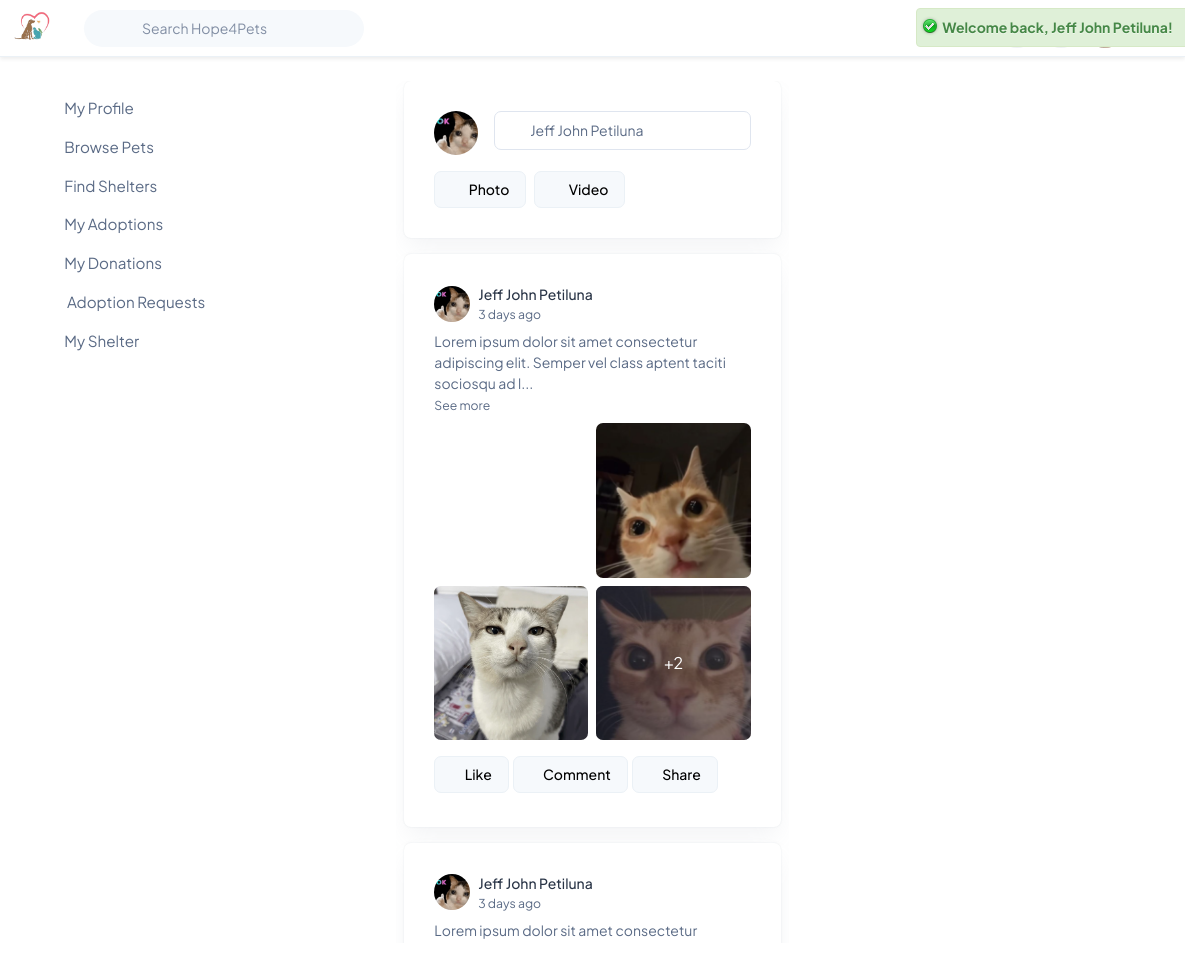
Screenshot of /public-users/views/index.php (signed in) with the database file from the repository.
### tables this page shows
CREATE TABLE `posts` (
  `id` bigint(20) UNSIGNED NOT NULL,
  `user_id` bigint(20) UNSIGNED NOT NULL,
  `pet_id` bigint(20) UNSIGNED DEFAULT NULL,
  `content` text DEFAULT NULL,
  `created_at` timestamp NOT NULL DEFAULT current_timestamp()
);

CREATE TABLE `users` (
  `id` bigint(20) UNSIGNED NOT NULL,
  `full_name` varchar(150) NOT NULL,
  `birthday` date DEFAULT NULL,
  `gender` enum('male','female','other','unspecified') DEFAULT 'unspecified',
  `email` varchar(255) NOT NULL,
  `password_hash` varchar(255) NOT NULL,
  `profile_photo` varchar(255) DEFAULT NULL,
  `location` varchar(255) DEFAULT NULL,
  `contact_number` varchar(50) DEFAULT NULL,
  `is_verified` tinyint(1) DEFAULT 0,
  `created_at` timestamp NOT NULL DEFAULT current_timestamp(),
  `updated_at` timestamp NOT NULL DEFAULT current_timestamp() ON UPDATE current_timestamp()
);

CREATE TABLE `post_photos` (
  `id` bigint(20) UNSIGNED NOT NULL,
  `post_id` bigint(20) UNSIGNED NOT NULL,
  `photo_path` varchar(500) NOT NULL
);

### public-users/include/profile_helpers.php (called while the page is built, shortened)
<?php
function resolve_profile_photo(?string $path): string {
    $path = trim($path);
    $normalized = str_replace('\\', '/', $path);
    $normalized = trim($normalized);
    $pos = stripos($normalized, 'storage/');
    if ($pos !== false) {
        $sub = substr($normalized, $pos);
        return '../../' . ltrim($sub, '/');
    }
    $normalized = preg_replace('#^(\.{1,2}/)+#', '', $normalized);
    $normalized = ltrim($normalized, '/');
    return '../../' . $normalized;
}
?>

### controllers/BaseController.php (called while the page is built, shortened)
<?php
require_once __DIR__ . '/../config/db-connection/db_connection.php';
abstract class BaseController {
    protected static ?mysqli $conn = null;
    protected static function db(): mysqli {
        if (self::$conn === null) {
            global $conn;
            self::$conn = $conn;
        }
        return self::$conn;
    }
    protected static function fetchAll(string $sql, string $types = '', array $params = []): array {
        $mysqli = self::db();
        try {
            if ($types !== '' && !empty($params)) {
                $stmt = $mysqli->prepare($sql);
                $stmt->bind_param($types, ...$params);
                $stmt->execute();
                $result = $stmt->get_result();
                $rows = $result ? $result->fetch_all(MYSQLI_ASSOC) : [];
                return $rows;
            }
            $result = $mysqli->query($sql);
            $rows = $result->fetch_all(MYSQLI_ASSOC);
            return $rows;
        } catch (mysqli_sql_exception $e) {
            error_log('DB error in fetchAll: ' . $e->getMessage() . ' -- SQL: ' . $sql);
            return [];
        }
    }
}

### public-users/controllers/index-controller.php (called while the page is built, shortened)
<?php
require_once __DIR__ . '/../../controllers/BaseController.php';
class IndexController extends BaseController {
    public static function getRecentPosts(int $limit = 10, int $offset = 0): array {
        return self::fetchAll(
            "SELECT p.*, u.full_name, u.profile_photo,
                    (SELECT COUNT(*) FROM post_reactions WHERE post_id = p.id) as reaction_count,
                    (SELECT COUNT(*) FROM post_comments WHERE post_id = p.id) as comment_count
             FROM posts p
             JOIN users u ON p.user_id = u.id
             ORDER BY p.created_at DESC
             LIMIT ? OFFSET ?",
            'ii',
            [$limit, $offset]
        );
    }
    public static function getPostPhotos(int $postId): array {
        return self::fetchAll(
            "SELECT * FROM post_photos WHERE post_id = ? ORDER BY id ASC",
            'i',
            [$postId]
        );
    }
}
?>

### public-users/views/index.php (the view, shortened to what this page needs)
<?php include __DIR__ . '/../include/header.php'; ?>
<?php include __DIR__ . '/../include/topbar.php'; ?>
<link href="assets/css/index.css" rel="stylesheet">
<?php
require_once __DIR__ . '/../controllers/index-controller.php';
$displayName = !empty($_SESSION['user']['full_name']) ? $_SESSION['user']['full_name'] : 'Share something';
$composerAvatar = resolve_profile_photo($_SESSION['user']['profile_photo'] ?? null);
$posts = IndexController::getRecentPosts(20);
?>
<?php
function resolve_media_path(?string $path): string {
    $p = trim($path);
    $normalized = str_replace('\\', '/', $p);
    $pos = stripos($normalized, 'storage/');
    if ($pos !== false) {
        $sub = substr($normalized, $pos);
        return '../../' . ltrim($sub, '/');
    }
    $normalized = preg_replace('#^(\.{1,2}/)+#', '', $normalized);
    $normalized = ltrim($normalized, '/');
    return '../../' . $normalized;
}
?>
<div class="container-fluid">
    <div class="row g-3 py-4">
        <?php include __DIR__ . '/../include/shortcut-button.php'; ?>
        <div class="col-12 col-lg-4"
            style="max-height:862px; overflow-y:auto; overflow-x:hidden; scrollbar-width:none; -ms-overflow-style:none;">
            <div class="card mb-3">
                <div class="card-body">
                    <div class="d-flex align-items-start">
                        <img src="<?php echo htmlspecialchars($composerAvatar, ENT_QUOTES, 'UTF-8'); ?>"
                            class="rounded-circle me-3 object-fit-cover" width="44" height="44"
                            alt="<?php echo htmlspecialchars($displayName, ENT_QUOTES, 'UTF-8'); ?>'s avatar"
                            style="object-fit:cover;" />
                        <a href="#" data-bs-toggle="modal" data-bs-target="#createPostModal"
                            class="form-control text-start text-muted text-decoration-none"
                            style="text-decoration:none;">
                            <i class="ti ti-edit me-2"
                                aria-hidden="true"></i><?php echo htmlspecialchars($displayName, ENT_QUOTES, 'UTF-8'); ?>
                        </a>
                    </div>
                    <div class="d-flex gap-2 mt-3 composer-actions btn-stack-sm">
                        <a href="#" data-bs-toggle="modal" data-bs-target="#createPostModal"
                            class="btn btn-light border"><i class="ti ti-photo me-1 text-success"></i> Photo</a>
                        <a href="#" data-bs-toggle="modal" data-bs-target="#createPostModal"
                            class="btn btn-light border"><i class="ti ti-video me-1 text-danger"></i> Video</a>
                    </div>
                </div>
            </div>
            <?php if (empty($posts)): ?>
            <div class="card mb-3">
                <div class="card-body text-center py-5">
                    <i class="ti ti-mood-empty" style="font-size: 48px; color: #ccc;"></i>
                    <p class="text-muted mt-3">No posts yet. Be the first to share something!</p>
                    <a href="#" data-bs-toggle="modal" data-bs-target="#createPostModal" class="btn btn-primary mt-2"><i
                            class="ti ti-plus me-1"></i> Create Post</a>
                </div>
            </div>
            <?php else: ?>
            <?php foreach ($posts as $post):
                    $photos = IndexController::getPostPhotos($post['id']);
                    $postDate = new DateTime($post['created_at']);
                    $now = new DateTime();
                    $interval = $now->diff($postDate);
                    if ($interval->d == 0) {
                        if ($interval->h == 0) {
                            $timeAgo = $interval->i . ' min ago';
                        } else {
                            $timeAgo = $interval->h . ' hr' . ($interval->h > 1 ? 's' : '') . ' ago';
                        }
                    } elseif ($interval->d == 1) {
                        $timeAgo = 'Yesterday';
                    } elseif ($interval->d < 7) {
                        $timeAgo = $interval->d . ' days ago';
                    } else {
                        $timeAgo = $postDate->format('M d, Y');
                    }
                    $profilePhoto = resolve_profile_photo($post['profile_photo'] ?? null);
                ?>
            <div class="card mb-3">
                <div class="card-body">
                    <div class="d-flex align-items-center mb-2">
                        <a href="./UserProfile.php?user_id=<?php echo urlencode($post['user_id']); ?>">
                            <img src="<?php echo htmlspecialchars($profilePhoto, ENT_QUOTES, 'UTF-8'); ?>"
                                class="rounded-circle me-2 object-fit-cover" width="36" height="36"
                                style="object-fit: cover; aspect-ratio: 1/1; min-width:36px; min-height:36px; max-width:36px; max-height:36px;"
                                alt="Profile picture" onerror="this.src='../../assets/images/profile/user-1.jpg'" />
                        </a>
                        <div>
                            <a href="./UserProfile.php?user_id=<?php echo urlencode($post['user_id']); ?>"
                                class="fw-bold text-decoration-none text-dark"><?php echo htmlspecialchars($post['full_name']); ?></a>
                            <div class="text-muted small"><?php echo $timeAgo; ?></div>
                        </div>
                    </div>
                    <?php if (!empty($post['content'])): ?>
                    <?php
                        $fullContent = strip_tags($post['content']);
                        $maxLength = 100;
                        $shortText = strlen($fullContent) > $maxLength ? substr($fullContent, 0, $maxLength) . '...' : $fullContent;
                        $fullHtml = nl2br(htmlspecialchars($post['content'], ENT_QUOTES, 'UTF-8'));
                    ?>
                    <div class="mb-2">
                        <div id="caption-<?php echo $post['id']; ?>"
                             class="post-caption-short"
                             data-short="<?php echo htmlspecialchars($shortText, ENT_QUOTES, 'UTF-8'); ?>"
                             data-full="<?php echo $fullHtml; ?>"
                             data-truncated="<?php echo strlen($fullContent) > $maxLength ? '1' : '0'; ?>">
                            <?php echo htmlspecialchars($shortText, ENT_QUOTES, 'UTF-8'); ?>
                        </div>
                        <span class="small expand-caption" data-post="<?php echo $post['id']; ?>" tabindex="0" role="button" style="cursor:pointer;">See more</span>
                    </div>
                    <?php endif; ?>
                    <?php if (!empty($photos)): ?>
                    <?php if (count($photos) == 1): ?>
                    <div class="post-media-single mb-3">
                        <a href="./PostView.php?id=<?php echo urlencode($post['id']); ?>">
                            <img src="<?php echo htmlspecialchars(resolve_media_path($photos[0]['photo_path']), ENT_QUOTES, 'UTF-8'); ?>"
                                alt="Post photo" onerror="this.style.display='none'"
                                style="cursor:pointer; max-width:100%; height:auto; object-fit:contain;" />
                        </a>
                    </div>
                    <?php else: ?>
                    <div class="row row-cols-2 row-cols-md-2 g-2 mb-3"
                        onclick="window.location.href='./PostView.php?id=<?php echo urlencode($post['id']); ?>'"
                        style="cursor:pointer;">
                        <?php foreach (array_slice($photos, 0, 4) as $index => $photo): ?>
                        <div class="col">
                            <div style="position:relative; padding-top: 100%; overflow:hidden;">
                                <img src="<?php echo htmlspecialchars(resolve_media_path($photo['photo_path']), ENT_QUOTES, 'UTF-8'); ?>"
                                    alt="Post photo" onerror="this.style.display='none'"
                                    class="position-absolute top-0 start-0 w-100 h-100 object-fit-cover rounded" />
                                <?php if ($index == 3 && count($photos) > 4): ?>
                                <div
                                    class="position-absolute top-0 start-0 w-100 h-100 d-flex align-items-center justify-content-center bg-dark bg-opacity-50 rounded">
                                    <span class="text-white fs-4">+<?php echo count($photos) - 4; ?></span>
                                </div>
                                <?php endif; ?>
                            </div>
                        </div>
                        <?php endforeach; ?>
                    </div>
                    <?php endif; ?>
                    <?php endif; ?>
                    <div class="d-flex justify-content-between post-actions-sm mt-2">
                        <div class="action-group d-flex flex-wrap">
                            <a href="./PostView.php?id=<?php echo $post['id']; ?>"
                                class="btn btn-light border me-1 mb-1"><i class="ti ti-thumb-up"></i> <span
                                    class="d-none d-sm-inline">Like</span>
                                <?php if ($post['reaction_count'] > 0): ?><span
                                    class="badge bg-primary rounded-pill ms-1"><?php echo $post['reaction_count']; ?></span><?php endif; ?></a>
                            <a href="./PostView.php?id=<?php echo $post['id']; ?>"
                                class="btn btn-light border me-1 mb-1"><i class="ti ti-message-circle"></i> <span
                                    class="d-none d-sm-inline">Comment</span>
                                <?php if ($post['comment_count'] > 0): ?><span
                                    class="badge bg-primary rounded-pill ms-1"><?php echo $post['comment_count']; ?></span><?php endif; ?></a>
                            <a href="./PostView.php?id=<?php echo $post['id']; ?>" class="btn btn-light border mb-1"><i
                                    class="ti ti-share"></i> <span class="d-none d-sm-inline">Share</span></a>
                        </div>
                    </div>
                </div>
            </div>
            <?php endforeach; ?>
            <?php endif; ?>
            <?php include __DIR__ . '/../include/footer.php'; ?>

### public-users/include/header.php (style rules this page uses)
body { overflow-y: scroll !important; }

### rows the page displays
posts: user.profile_photo (picture), user.full_name "Jeff John Petiluna", created_at "3 days ago", content "Lorem ipsum dolor sit amet consectetur adipiscing elit. Semper vel class aptent taciti sociosqu ad l..."
post_photos: photo_path (picture)
post_photos: photo_path (picture)
post_photos: photo_path (picture), count($photos) - 4 "2"
posts: user.profile_photo (picture), user.full_name "Jeff John Petiluna", created_at "3 days ago", content "Lorem ipsum dolor sit amet consectetur…"

### other values shown
$displayName "Jeff John Petiluna"
